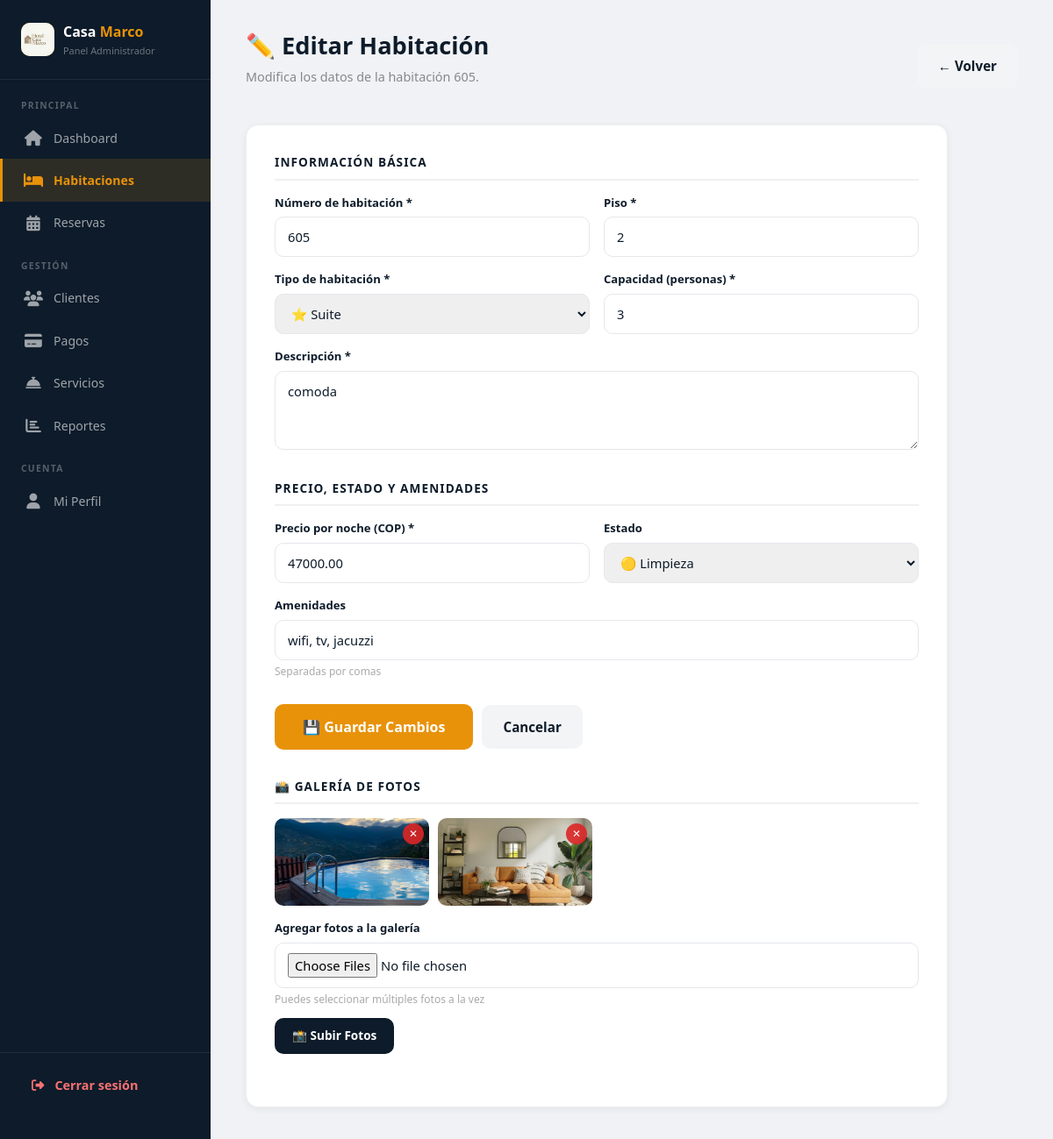
The app's page /admin-habitaciones/editar/3/ (signed in) with its own data.
### crud_app/models.py (models this page shows, shortened)
class Habitacion(models.Model):
    TIPOS = [
        ('estandar',    '🛏️ Estándar'),
        ('deluxe',      '🛏️ Deluxe'),
        ('suite',       '⭐ Suite'),
        ('suite_ejecutiva', '👔 Suite Ejecutiva'),
        ('suite_presidencial', '👑 Suite Presidencial'),
        ('villa',       '🏡 Villa Familiar'),
    ]
    ESTADOS = [
        ('disponible',   '🟢 Disponible'),
        ('reservada',    '📋 Reservada'),
        ('ocupada',      '🔵 Ocupada'),
        ('limpieza',     '🟡 Limpieza'),
        ('mantenimiento','🔴 Mantenimiento'),
    ]
    numero          = models.CharField(max_length=10, unique=True)
    tipo            = models.CharField(max_length=30, choices=TIPOS, default='estandar')
    descripcion     = models.TextField()
    precio_noche    = models.DecimalField(max_digits=10, decimal_places=2)
    capacidad       = models.PositiveIntegerField(default=2)
    piso            = models.PositiveIntegerField(default=1)
    estado          = models.CharField(max_length=20, choices=ESTADOS, default='disponible')
    imagen          = models.ImageField(upload_to='habitaciones/', blank=True, null=True)
    imagen_url      = models.URLField(blank=True, null=True)
    amenidades      = models.TextField(blank=True, null=True)
    activa          = models.BooleanField(default=True)
    imagenes_galeria = models.TextField(blank=True, null=True)
    creado_el       = models.DateTimeField(auto_now_add=True)

class FotoHabitacion(models.Model):
    habitacion = models.ForeignKey(Habitacion, on_delete=models.CASCADE, related_name='fotos')
    imagen     = models.ImageField(upload_to='habitaciones/galeria/')
    orden      = models.PositiveIntegerField(default=0)
    creado_el  = models.DateTimeField(auto_now_add=True)
    class Meta:
        ordering = ['orden']

### crud_app/views.py (the view, shortened to what this page needs)
# urls.py: path('admin-habitaciones/editar/<int:pk>/', views.admin_editar_habitacion, name='admin_editar_habitacion'),
@login_required(login_url='login')
def admin_editar_habitacion(request, pk):
    if not request.user.is_staff:
        return redirect('home')
    habitacion = Habitacion.objects.get(pk=pk)
    return render(request, 'crud_app/admin_editar_habitacion.html', {'habitacion': habitacion})

### crud_app/templates/crud_app/admin_editar_habitacion.html (shortened to what this page needs)
{% load static %}
<!DOCTYPE html>
<html lang="es">
<head>
  <link href="https://cdn.jsdelivr.net/npm/bootstrap@5.3.0/dist/css/bootstrap.min.css" rel="stylesheet">
  <link rel="stylesheet" href="https://cdnjs.cloudflare.com/ajax/libs/font-awesome/6.4.0/css/all.min.css"/>
</head>
<body>
<aside class="sidebar">
  <div class="sidebar-logo">
    <div class="sidebar-logo-icon">
      <img src="{% static 'crud_app/imagenes/logo.jpeg' %}" alt="Logo"
           style="width:38px; height:38px; border-radius:10px; object-fit:cover;">
    </div>
    <div>
      <div class="sidebar-logo-text">Casa <span>Marco</span></div>
      <div class="sidebar-logo-sub">Panel Administrador</div>
    </div>
  </div>
  <nav class="sidebar-nav">
    <div class="nav-section-title">Principal</div>
    <a href="{% url 'home_admin' %}"><span class="icon"><i class="fas fa-home"></i></span> Dashboard</a>
    <a href="{% url 'admin_habitaciones' %}" class="active"><span class="icon"><i class="fas fa-bed"></i></span> Habitaciones</a>
    <a href="{% url 'admin_reservas' %}"><span class="icon"><i class="fas fa-calendar-alt"></i></span> Reservas</a>
    <div class="nav-section-title" style="margin-top:8px;">Gestión</div>
    <a href="{% url 'admin_clientes' %}"><span class="icon"><i class="fas fa-users"></i></span> Clientes</a>
    <a href="{% url 'admin_pagos' %}"><span class="icon"><i class="fas fa-credit-card"></i></span> Pagos</a>
    <a href="{% url 'admin_servicios' %}"><span class="icon"><i class="fas fa-concierge-bell"></i></span> Servicios</a>
    <a href="{% url 'admin_reportes' %}"><span class="icon"><i class="fas fa-chart-bar"></i></span> Reportes</a>
    <div class="nav-section-title" style="margin-top:8px;">Cuenta</div>
    <a href="{% url 'perfil_usuario' %}"><span class="icon"><i class="fas fa-user"></i></span> Mi Perfil</a>
  </nav>
  <div class="sidebar-logout">
    <a href="{% url 'logout' %}"><span class="icon"><i class="fas fa-sign-out-alt"></i></span> Cerrar sesión</a>
  </div>
</aside>
<main class="main">
  <div class="page-header">
    <div>
      <h1 class="page-title">✏️ Editar Habitación</h1>
      <p class="page-sub">Modifica los datos de la habitación {{ habitacion.numero }}.</p>
    </div>
    <a href="{% url 'admin_habitaciones' %}" class="btn-cancelar">← Volver</a>
  </div>
  <div class="form-card">
    <form method="POST" enctype="multipart/form-data">
      <div class="form-section">
        <div class="form-section-title">Información básica</div>
        <div class="form-row">
          <div class="form-group">
            <label class="form-label">Número de habitación *</label>
            <input type="text" name="numero" class="form-input" value="{{ habitacion.numero }}" required>
          </div>
          <div class="form-group">
            <label class="form-label">Piso *</label>
            <input type="number" name="piso" class="form-input" value="{{ habitacion.piso }}" min="1" required>
          </div>
        </div>
        <div class="form-row">
          <div class="form-group">
            <label class="form-label">Tipo de habitación *</label>
            <select name="tipo" class="form-input" required>
              <option value="suite"              {% if habitacion.tipo == 'suite' %}selected{% endif %}>⭐ Suite</option>
            </select>
          </div>
          <div class="form-group">
            <label class="form-label">Capacidad (personas) *</label>
            <input type="number" name="capacidad" class="form-input" value="{{ habitacion.capacidad }}" min="1" required>
          </div>
        </div>
        <div class="form-group">
          <label class="form-label">Descripción *</label>
          <textarea name="descripcion" class="form-input" rows="3" required>{{ habitacion.descripcion }}</textarea>
        </div>
      </div>
      <div class="form-section">
        <div class="form-section-title">Precio, estado y amenidades</div>
        <div class="form-row">
          <div class="form-group">
            <label class="form-label">Precio por noche (COP) *</label>
            <input type="number" name="precio_noche" class="form-input"
                   value="{{ habitacion.precio_noche }}" min="0" step="1000" required>
          </div>
          <div class="form-group">
            <label class="form-label">Estado</label>
            <select name="estado" class="form-input">
              <option value="limpieza"      {% if habitacion.estado == 'limpieza' %}selected{% endif %}>🟡 Limpieza</option>
            </select>
          </div>
        </div>
        <div class="form-group">
          <label class="form-label">Amenidades</label>
          <input type="text" name="amenidades" class="form-input"
                 value="{{ habitacion.amenidades|default:'' }}"
                 placeholder="WiFi, TV, Jacuzzi, Minibar">
          <div class="form-hint">Separadas por comas</div>
        </div>
      </div>
      <div style="display:flex; align-items:center; margin-top:8px;">
        <button type="submit" class="btn-guardar">💾 Guardar Cambios</button>
        <a href="{% url 'admin_habitaciones' %}" class="btn-cancelar">Cancelar</a>
      </div>
    </form>
    <div class="form-section" style="margin-top:32px;">
      <div class="form-section-title">📸 Galería de fotos</div>
      {% if habitacion.fotos.all %}
      <div class="fotos-grid">
        {% for foto in habitacion.fotos.all %}
        <div class="foto-item">
          <img src="{{ foto.imagen.url }}" alt="Foto {{ forloop.counter }}">
          <button class="foto-eliminar"
                  onclick="if(confirm('¿Eliminar esta foto?')) window.location='{% url 'admin_eliminar_foto' foto.pk %}'"
                  title="Eliminar">✕</button>
        </div>
        {% endfor %}
      </div>
      {% else %}
      <p style="color:#aaa;font-size:0.88rem;">No hay fotos en la galería aún.</p>
      {% endif %}
      <form method="POST" action="{% url 'admin_fotos_habitacion' habitacion.pk %}"
            enctype="multipart/form-data" style="margin-top:16px;">
        <label class="form-label">Agregar fotos a la galería</label>
        <input type="file" name="fotos" class="form-input" accept="image/*" multiple>
        <div class="form-hint">Puedes seleccionar múltiples fotos a la vez</div>
        <button type="submit" class="btn-add-fotos">📸 Subir Fotos</button>
      </form>
    </div>
  </div>
</main>
</body>
</html>

### crud_app/templates/crud_app/admin_editar_habitacion.html (style rules this page uses)
:root { --naranja: #E8920A; --azul-dark: #0D1B2A; }
* { box-sizing: border-box; margin: 0; padding: 0; }
body { font-family: 'Segoe UI', sans-serif; background: #f0f2f5; display: flex; min-height: 100vh; }
.sidebar { width: 240px; background: var(--azul-dark); display: flex; flex-direction: column; padding: 24px 0; position: fixed; top: 0; left: 0; bottom: 0; z-index: 100; }
.sidebar-logo { padding: 0 24px 24px; border-bottom: 1px solid rgba(255,255,255,0.08); display: flex; align-items: center; gap: 10px; }
.sidebar-logo-icon { width: 38px; height: 38px; background: var(--naranja); border-radius: 10px; display: flex; align-items: center; justify-content: center; font-size: 1.1rem; color: white; font-weight: 900; }
.sidebar-logo-text { font-size: 1rem; font-weight: 900; color: white; }
.sidebar-logo-text span { color: var(--naranja); }
.sidebar-logo-sub { font-size: 0.68rem; color: rgba(255,255,255,0.4); margin-top: 2px; }
.sidebar-nav { padding: 12px 0; flex: 1; }
.nav-section-title { font-size: 0.65rem; font-weight: 700; color: rgba(255,255,255,0.3); text-transform: uppercase; letter-spacing: 0.12em; padding: 10px 24px 4px; }
.sidebar-nav a { display: flex; align-items: center; gap: 12px; padding: 11px 24px; color: rgba(255,255,255,0.6); text-decoration: none; font-size: 0.88rem; font-weight: 500; transition: all 0.2s; border-left: 3px solid transparent; }
.sidebar-nav a.active { background: rgba(232,146,10,0.15); color: var(--naranja); border-left-color: var(--naranja); font-weight: 700; }
.sidebar-nav .icon { font-size: 1.1rem; width: 22px; text-align: center; }
.sidebar-logout { padding: 16px 24px; border-top: 1px solid rgba(255,255,255,0.08); }
.sidebar-logout a { display: flex; align-items: center; gap: 12px; color: #f87171; text-decoration: none; font-size: 0.9rem; font-weight: 600; padding: 10px 12px; border-radius: 10px; transition: background 0.2s; }
.main { margin-left: 240px; padding: 36px 40px; flex: 1; }
.page-header { display: flex; justify-content: space-between; align-items: center; margin-bottom: 28px; }
.page-title { font-size: 1.7rem; font-weight: 800; color: var(--azul-dark); }
.page-sub { color: #888; font-size: 0.9rem; margin-top: 4px; }
.form-card { background: white; border-radius: 14px; padding: 32px; box-shadow: 0 2px 8px rgba(0,0,0,0.06); border: 1px solid #eee; max-width: 800px; }
.form-section { margin-bottom: 28px; }
.form-section-title { font-size: 0.85rem; font-weight: 700; color: var(--azul-dark); text-transform: uppercase; letter-spacing: 0.08em; margin-bottom: 16px; padding-bottom: 8px; border-bottom: 2px solid #f0f0f0; }
.form-row { display: grid; grid-template-columns: 1fr 1fr; gap: 16px; }
.form-group { margin-bottom: 16px; }
.form-label { display: block; font-size: 0.82rem; font-weight: 700; color: var(--azul-dark); margin-bottom: 6px; }
.form-input { width: 100%; padding: 11px 14px; border: 1.5px solid #e5e7eb; border-radius: 10px; font-size: 0.92rem; color: var(--azul-dark); outline: none; transition: border-color 0.2s; font-family: 'Segoe UI', sans-serif; }
.form-hint { font-size: 0.75rem; color: #aaa; margin-top: 4px; }
.fotos-grid { display: grid; grid-template-columns: repeat(auto-fill, minmax(140px, 1fr)); gap: 10px; margin-top: 16px; }
.foto-item { position: relative; border-radius: 10px; overflow: hidden; }
.foto-item img { width: 100%; height: 100px; object-fit: cover; display: block; }
.foto-eliminar { position: absolute; top: 6px; right: 6px; background: rgba(220,38,38,0.9); color: white; border: none; border-radius: 50%; width: 24px; height: 24px; cursor: pointer; font-size: 0.75rem; display: flex; align-items: center; justify-content: center; transition: background 0.2s; }
.btn-guardar { padding: 14px 32px; background: var(--naranja); color: white; border: none; border-radius: 10px; font-weight: 700; font-size: 1rem; cursor: pointer; transition: background 0.2s; }
.btn-cancelar { padding: 14px 24px; background: #f3f4f6; color: var(--azul-dark); border: none; border-radius: 10px; font-weight: 600; font-size: 0.95rem; cursor: pointer; text-decoration: none; transition: background 0.2s; margin-left: 10px; }
.btn-add-fotos { padding: 10px 20px; background: var(--azul-dark); color: white; border: none; border-radius: 10px; font-weight: 600; font-size: 0.85rem; cursor: pointer; transition: background 0.2s; margin-top: 12px; }

### records on screen
Habitacion: numero "605", piso "2", tipo "⭐ Suite", capacidad "3", descripcion "comoda", precio_noche "47000.00", estado "🟡 Limpieza", amenidades "wifi, tv, jacuzzi"
FotoHabitacion: imagen (picture)
FotoHabitacion: imagen (picture)
